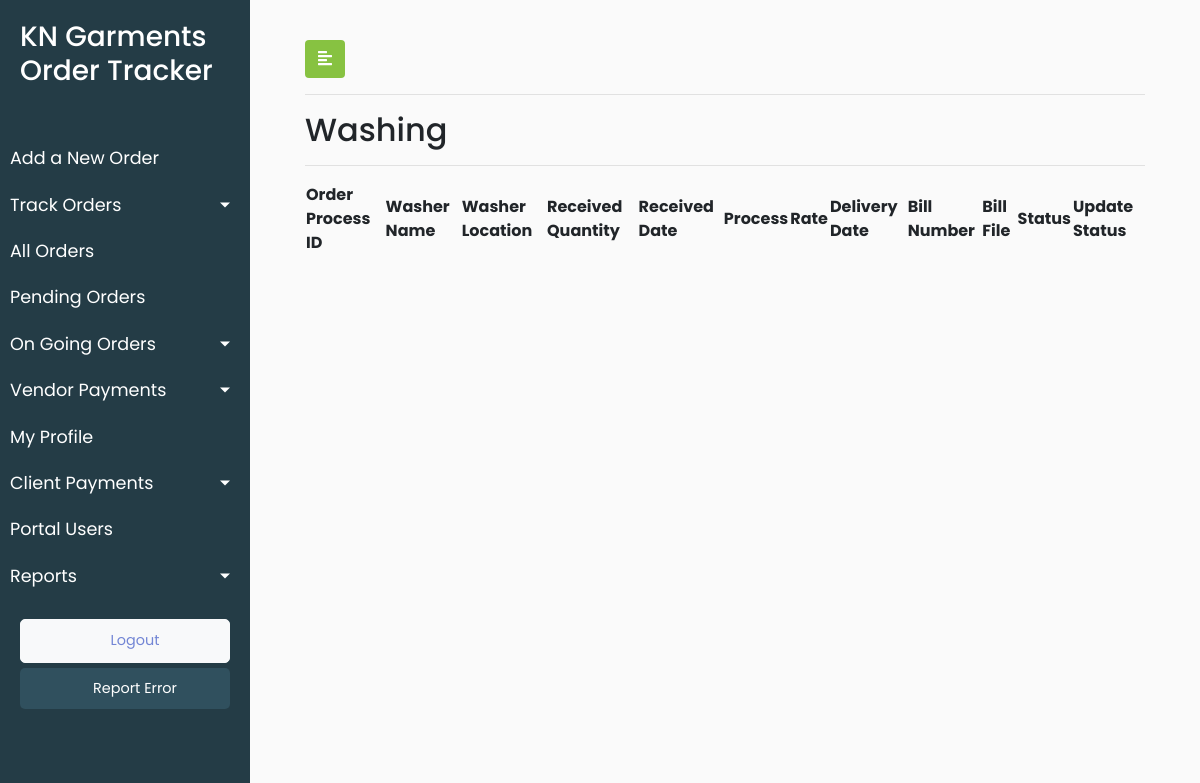
Before: /track_order_washing_order/ (signed in) with the older database file.
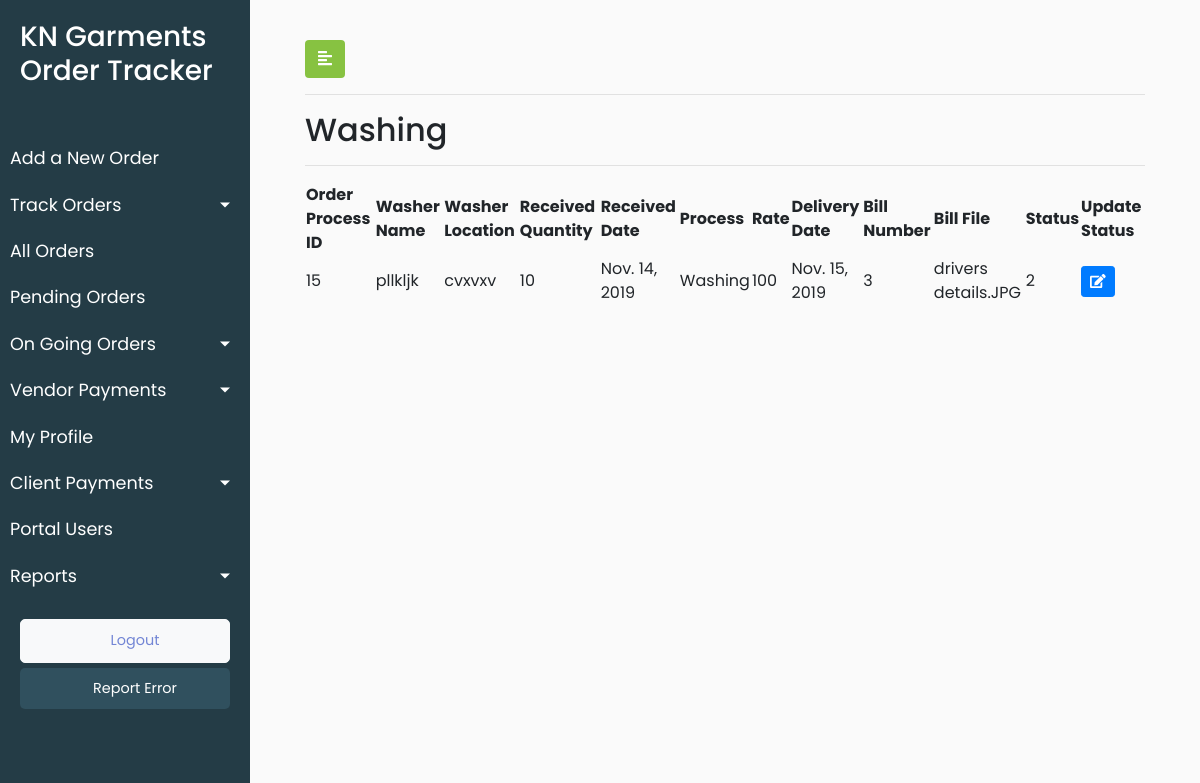
After: the same page with the newer database file.
### KNGarment_Order_TrackPro_App/models.py (models this page shows, shortened)
class Process(models.Model):
    Paid = 1
    Pending = 2
    PAYMENT_STATUS=((Paid,'Paid'), (Pending,'Pending'))
    process_vendor_name = models.CharField(max_length=920,blank=True)
    process_vendor_location = models.CharField(max_length=920,blank=True)
    process_received_quantity = models.IntegerField(blank=True,null=True)
    process_received_date = models.DateField(default=timezone.now)
    process_delivery_date = models.DateField(default=timezone.now)
    process_bill_number = models.IntegerField(blank=True,default=0)
    process_bill_file = models.FileField(blank=True)
    process_payment_status = models.PositiveSmallIntegerField(choices=PAYMENT_STATUS,default=Pending,blank=True)
    process_date_of_entry = models.DateTimeField(default=timezone.now)
    process_vendor_id = models.ForeignKey(Vendor, on_delete = models.CASCADE,blank=True)
    process_order_id = models.ForeignKey(Orders, on_delete=models.CASCADE,blank=True)
    objects = InheritanceManager()
    class Meta:
        verbose_name_plural = "Process List"
        verbose_name = "Process"

class Washing(Process):
    Washing = 3
    process_type = models.PositiveSmallIntegerField(default=Washing)
    washing_process_name = models.CharField(max_length=920)
    washing_rate = models.IntegerField()
    washing_order_date = models.DateField(default=timezone.now)
    washing_delivery_quantity = models.IntegerField(blank=True,null=True)
    class Meta:
        verbose_name_plural = "Washing Orders List"
        verbose_name = "Washing Order"

class Process(models.Model):
    Paid = 1
    Pending = 2
    PAYMENT_STATUS=((Paid,'Paid'), (Pending,'Pending'))
    process_vendor_name = models.CharField(max_length=920,blank=True)
    process_vendor_location = models.CharField(max_length=920,blank=True)
    process_received_quantity = models.IntegerField(blank=True,null=True)
    process_received_date = models.DateField(default=timezone.now)
    process_delivery_date = models.DateField(default=timezone.now)
    process_bill_number = models.IntegerField(blank=True,default=0)
    process_bill_file = models.FileField(blank=True)
    process_payment_status = models.PositiveSmallIntegerField(choices=PAYMENT_STATUS,default=Pending,blank=True)
    process_date_of_entry = models.DateTimeField(default=timezone.now)
    process_vendor_id = models.ForeignKey(Vendor, on_delete = models.CASCADE,blank=True)
    process_order_id = models.ForeignKey(Orders, on_delete=models.CASCADE,blank=True)
    objects = InheritanceManager()
    class Meta:
        verbose_name_plural = "Process List"
        verbose_name = "Process"

class Orders(models.Model):
    order_order_number = models.CharField(max_length=920)
    order_order_type = models.CharField(max_length=920)
    order_order_brands = models.CharField(max_length=920)
    order_order_style_number = models.CharField(max_length=920)
    order_order_fit = models.CharField(max_length=920)
    order_order_quantity = models.IntegerField()
    order_order_date = models.DateField(default=timezone.now)
    order_delivery_date = models.DateField(default=timezone.now)
    order_order_category = models.CharField(max_length=920)
    order_fit_sample_status = models.CharField(max_length=920)
    order_fit_sample_submitted_date = models.DateField(default=timezone.now)
    order_pps_sample_status = models.CharField(max_length=920)
    order_pps_sample_submitted_date = models.DateField(default=timezone.now)
    order_order_remark = models.CharField(max_length=920,blank=True)
    order_order_date_of_entry = models.DateTimeField(default=timezone.now)
    order_client_id = models.ForeignKey(Client, on_delete = models.CASCADE,default=1)
    def __str__(self):
        return str(self.pk)
    class Meta:
        verbose_name_plural = "Orders List"
        verbose_name = "Order"

### KNGarment_Order_TrackPro_App/views.py (the view)
# urls.py: path('track_order_washing_order/', views.track_order_washing_order, name = 'track_order_washing_order'),
@login_required(login_url='/user_login')
def track_order_washing_order(request):
    user_role = request.user.user_role
    washing_order_objects = Washing.objects.all()
    data = {'washing_order':washing_order_objects,'user_role':user_role}
    return render(request,'KNGarment_Order_TrackPro_App/Washing.html',data)

### KNGarment_Order_TrackPro_App/templates/KNGarment_Order_TrackPro_App/Washing.html (shortened to what this page needs)
{% extends 'KNGarment_Order_TrackPro_App/base.html' %}
{% load static %}
{% block stylesheets %}
<link rel="stylesheet" href="//cdn.datatables.net/1.10.19/css/jquery.dataTables.min.css">
{% endblock stylesheets %}
{% block content %}
<div id="content">
    <div class="container-fluid">
        <button type="button" id="sidebarCollapse" class="btn" style="background-color: #87c241;color: white">
            <i class="fas fa-align-left"></i>
        </button>
        <hr>
        <h2>Washing</h2>
        <hr>
        <div>
            <table id="test_table" class="display" style="width:100%">
                <thead>
                    <tr>
                        <th>Order Process ID</th>
                        <th>Washer Name</th>
                        <th> Washer Location</th>
                        <th>Received Quantity</th>
                        <th>Received Date</th>
                        <th>Process</th>
                        <th>Rate</th>
                        <th>Delivery Date</th>
                        <th>Bill Number</th>
                        <th>Bill File</th>
                        <th>Status</th>
                        <th>Update Status</th>
                    </tr>
                </thead>
                <tbody>
                    {% for washing in washing_order %}
                    <tr>
                        <td><a href="{% url 'KNGarment_Order_TrackPro_App:update_order_detail'%}"> {{washing.process_order_id}}</a></td>
                        <td>{{washing.process_vendor_name}}</td>
                        <td>{{washing.process_vendor_location}}</td>
                        <td>{{washing.process_received_quantity}}</td>
                        <td>{{washing.process_received_date}}</td>
                        <td>{{washing.washing_process_name}}</td>
                        <td>{{washing.washing_rate}}</td>
                        <td>{{washing.process_delivery_date}}</td>
                        <td>{{washing.process_bill_number}}</td>
                        <td>{{washing.process_bill_file}}</td>
                        <td>{{washing.process_payment_status}}</td>
                        <td>
                            <button type="button" class="update-order btn btn-sm btn-primary" data-id="{% url 'KNGarment_Order_TrackPro_App:washing_order_update' pk=washing.pk  %}">
                                <span class="fa fa-edit"></span>
                            </button>
                        </td>
                    </tr>
                    {% endfor %}
                </tbody>
            </table>
        </div>
    </div>
</div>
{% endblock content %}

Changed rows visible on the page:
added Washing: process_order_id "15", process_vendor_name "pllkljk", process_vendor_location "cvxvxv", process_received_quantity "10", process_received_date "Nov. 14, 2019", washing_process_name "Washing", washing_rate "100", process_delivery_date "Nov. 15, 2019", process_bill_number "3", process_bill_file "drivers details.JPG", process_payment_status "2"
